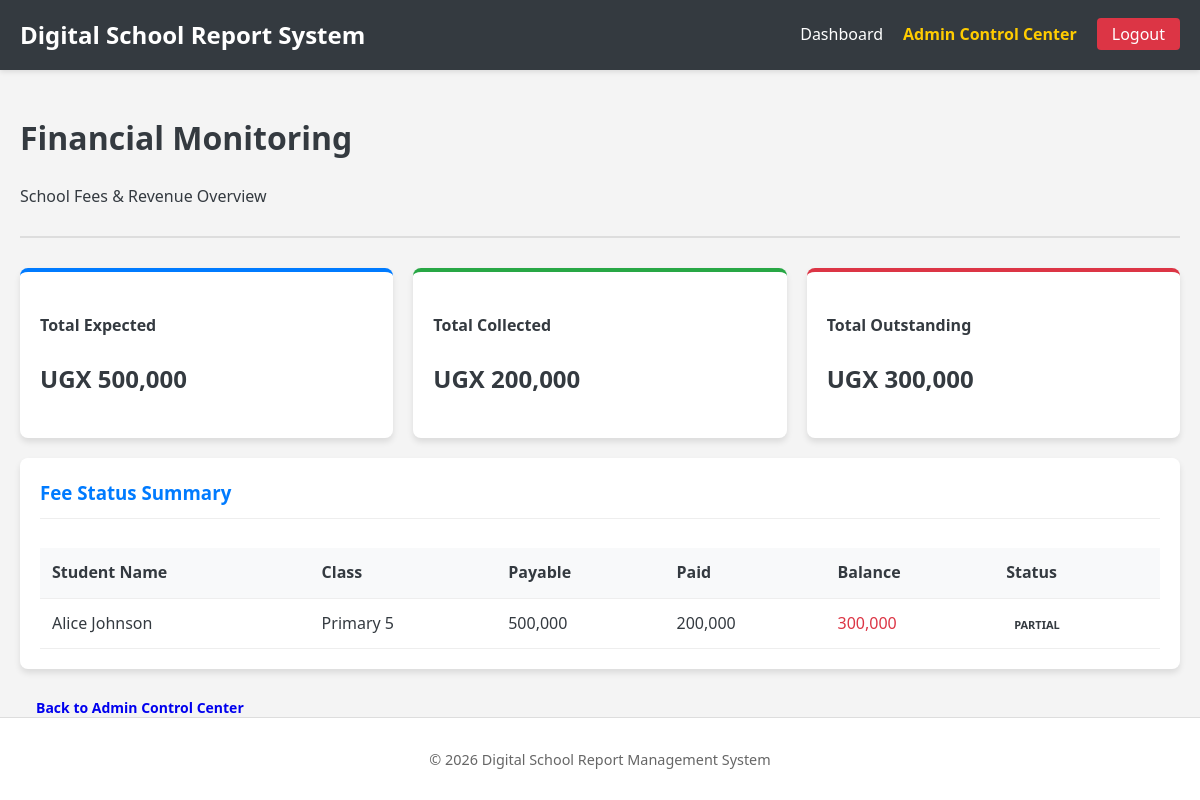
/modules/admin/finances.php (signed in), run on the app's committed database.
### tables this page shows
CREATE TABLE IF NOT EXISTS fees_status (
    id INT AUTO_INCREMENT PRIMARY KEY,
    student_id INT,
    period_id INT,
    total_payable DECIMAL(10,2),
    amount_paid DECIMAL(10,2) DEFAULT 0.00,
    balance DECIMAL(10,2) GENERATED ALWAYS AS (total_payable - amount_paid) STORED,
    status ENUM('paid', 'partial', 'unpaid') DEFAULT 'unpaid',
    last_updated TIMESTAMP DEFAULT CURRENT_TIMESTAMP ON UPDATE CURRENT_TIMESTAMP,
    FOREIGN KEY (student_id) REFERENCES students(id) ON DELETE CASCADE,
    FOREIGN KEY (period_id) REFERENCES academic_periods(id) ON DELETE CASCADE
);

CREATE TABLE IF NOT EXISTS users (
    id INT AUTO_INCREMENT PRIMARY KEY,
    school_id INT,
    username VARCHAR(50) NOT NULL UNIQUE,
    password VARCHAR(255) NOT NULL,
    full_name VARCHAR(100) NOT NULL,
    email VARCHAR(100),
    phone VARCHAR(20),
    role ENUM('system_admin', 'school_admin', 'bursar', 'teacher', 'student') NOT NULL,
    status ENUM('active', 'inactive') DEFAULT 'active',
    last_login DATETIME,
    created_at TIMESTAMP DEFAULT CURRENT_TIMESTAMP,
    FOREIGN KEY (school_id) REFERENCES schools(id) ON DELETE CASCADE
);

CREATE TABLE IF NOT EXISTS students (
    id INT AUTO_INCREMENT PRIMARY KEY,
    user_id INT UNIQUE,
    school_id INT,
    student_id_number VARCHAR(50) NOT NULL UNIQUE,
    class_name VARCHAR(50) NOT NULL,
    stream VARCHAR(20),
    date_of_birth DATE,
    gender ENUM('male', 'female', 'other'),
    address TEXT,
    guardian_name VARCHAR(100),
    guardian_phone VARCHAR(20),
    guardian_place_of_work VARCHAR(255),
    guardian_profession VARCHAR(100),
    student_age INT,
    nationality VARCHAR(50),
    student_status VARCHAR(100),  
    lin_number VARCHAR(50),
    report_blocked BOOLEAN DEFAULT FALSE,
    block_reason TEXT,
    FOREIGN KEY (user_id) REFERENCES users(id) ON DELETE CASCADE,
    FOREIGN KEY (school_id) REFERENCES schools(id) ON DELETE CASCADE
);

### modules/admin/finances.php (the view, shortened to what this page needs)
<?php
require_once '../../config/db.php';
$fees_stats = $pdo->query("SELECT
    SUM(total_payable) as total_expected,
    SUM(amount_paid) as total_collected,
    SUM(balance) as total_outstanding
    FROM fees_status")->fetch();
$recent_fees = $pdo->query("SELECT f.*, u.full_name, s.class_name
                           FROM fees_status f
                           JOIN students s ON f.student_id = s.id
                           JOIN users u ON s.user_id = u.id
                           ORDER BY f.last_updated DESC LIMIT 20")->fetchAll();
include '../../includes/header.php';
?>
<div class="container">
    <div class="dashboard-header">
        <h1>Financial Monitoring</h1>
        <p>School Fees & Revenue Overview</p>
    </div>
    <div class="dashboard-grid">
        <div class="card" style="border-top: 4px solid var(--primary-color);">
            <h4>Total Expected</h4>
            <h2>UGX <?php echo number_format($fees_stats['total_expected'] ?? 0); ?></h2>
        </div>
        <div class="card" style="border-top: 4px solid var(--success-color);">
            <h4>Total Collected</h4>
            <h2>UGX <?php echo number_format($fees_stats['total_collected'] ?? 0); ?></h2>
        </div>
        <div class="card" style="border-top: 4px solid var(--danger-color);">
            <h4>Total Outstanding</h4>
            <h2>UGX <?php echo number_format($fees_stats['total_outstanding'] ?? 0); ?></h2>
        </div>
    </div>
    <div class="card" style="margin-top: 20px;">
        <h3>Fee Status Summary</h3>
        <div class="table-responsive">
            <table class="data-table">
                <thead>
                    <tr>
                        <th>Student Name</th>
                        <th>Class</th>
                        <th>Payable</th>
                        <th>Paid</th>
                        <th>Balance</th>
                        <th>Status</th>
                    </tr>
                </thead>
                <tbody>
                    <?php foreach ($recent_fees as $fee): ?>
                    <tr>
                        <td><?php echo $fee['full_name']; ?></td>
                        <td><?php echo $fee['class_name']; ?></td>
                        <td><?php echo number_format($fee['total_payable']); ?></td>
                        <td><?php echo number_format($fee['amount_paid']); ?></td>
                        <td style="color: <?php echo $fee['balance'] > 0 ? 'var(--danger-color)' : 'var(--success-color)'; ?>">
                            <?php echo number_format($fee['balance']); ?>
                        </td>
                        <td>
                            <span class="badge badge-<?php
                                echo $fee['status'] === 'paid' ? 'success' : ($fee['status'] === 'partial' ? 'warning' : 'danger');
                            ?>">
                                <?php echo ucfirst($fee['status']); ?>
                            </span>
                        </td>
                    </tr>
                    <?php endforeach; ?>
                </tbody>
            </table>
        </div>
    </div>
    <div style="margin-top: 20px;">
        <a href="admin_dashboard.php" class="btn">Back to Admin Control Center</a>
    </div>
</div>
<?php include '../../includes/footer.php'; ?>

### assets/css/style.css (style rules this page uses)
:root { --primary-color: #007bff; --secondary-color: #6c757d; --success-color: #28a745; --danger-color: #dc3545; --light-color: #f4f4f4; --dark-color: #343a40; }
html, body { height: 100%; margin: 0; padding: 0; }
body { font-family: 'Segoe UI', Tahoma, Geneva, Verdana, sans-serif; background-color: var(--light-color); color: var(--dark-color); line-height: 1.6; }
.dashboard-body { display: flex; flex-direction: column; height: 100vh; overflow: hidden; }
.dashboard-header { margin-bottom: 30px; border-bottom: 2px solid #ddd; padding-bottom: 10px; }
.dashboard-grid { display: grid; grid-template-columns: repeat(auto-fit, minmax(300px, 1fr)); gap: 20px; }
.card { background: white; padding: 20px; border-radius: 8px; box-shadow: 0 4px 6px rgba(0,0,0,0.1); }
.card h3 { margin-top: 0; color: var(--primary-color); border-bottom: 1px solid #eee; padding-bottom: 10px; }
.container { max-width: 1200px; margin: 0 auto; padding: 0 20px; }
.table-responsive { width: 100%; overflow-x: auto; -webkit-overflow-scrolling: touch; }
.data-table { width: 100%; border-collapse: collapse; margin-top: 10px; white-space: nowrap; }
.data-table th, .data-table td { padding: 12px; text-align: left; border-bottom: 1px solid #eee; }
.data-table th { background-color: #f8f9fa; font-weight: 600; }
.btn { display: inline-block; padding: 8px 16px; border-radius: 4px; text-decoration: none; cursor: pointer; font-size: 14px; font-weight: 600; transition: all 0.3s; border: none; }
.badge { padding: 4px 8px; border-radius: 12px; font-size: 11px; font-weight: 600; text-transform: uppercase; }

### data on the page
fees_status: users.full_name "Alice Johnson", student.class_name "Primary 5", total_payable "500,000", amount_paid "200,000", balance "300,000", status "PARTIAL"

### other printed values
APP_NAME "Digital School Report System"
$fees_stats['total_expected'] "500,000"
$fees_stats['total_collected'] "200,000"
$fees_stats['total_outstanding'] "300,000"
